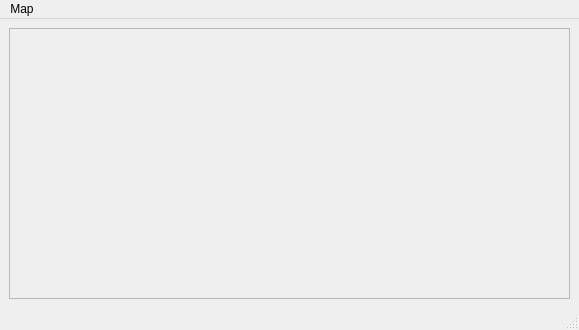
<?xml version="1.0" encoding="UTF-8"?>
<ui version="4.0">
 <class>MainWindowBase</class>
 <widget class="QMainWindow" name="MainWindowBase">
  <property name="geometry">
   <rect>
    <x>0</x>
    <y>0</y>
    <width>579</width>
    <height>330</height>
   </rect>
  </property>
  <property name="windowTitle">
   <string>MainWindow</string>
  </property>
  <widget class="QWidget" name="centralwidget">
   <layout class="QGridLayout">
    <property name="leftMargin">
     <number>9</number>
    </property>
    <property name="topMargin">
     <number>9</number>
    </property>
    <property name="rightMargin">
     <number>9</number>
    </property>
    <property name="bottomMargin">
     <number>9</number>
    </property>
    <property name="spacing">
     <number>6</number>
    </property>
    <item row="0" column="0">
     <widget class="QFrame" name="frameMap">
      <property name="frameShape">
       <enum>QFrame::StyledPanel</enum>
      </property>
      <property name="frameShadow">
       <enum>QFrame::Raised</enum>
      </property>
     </widget>
    </item>
   </layout>
  </widget>
  <widget class="QMenuBar" name="menubar">
   <property name="geometry">
    <rect>
     <x>0</x>
     <y>0</y>
     <width>579</width>
     <height>25</height>
    </rect>
   </property>
   <widget class="QMenu" name="menuMap">
    <property name="title">
     <string>Map</string>
    </property>
    <addaction name="mpActionZoomIn"/>
    <addaction name="mpActionZoomOut"/>
    <addaction name="mpActionPan"/>
    <addaction name="mpLocate"/>
   </widget>
   <addaction name="menuMap"/>
  </widget>
  <widget class="QStatusBar" name="statusbar"/>
  <action name="mpActionZoomIn">
   <property name="icon">
    <iconset resource="resources.qrc">
     <normaloff>:/mActionZoomIn.png</normaloff>:/mActionZoomIn.png</iconset>
   </property>
   <property name="text">
    <string>Zoom In</string>
   </property>
  </action>
  <action name="mpActionZoomOut">
   <property name="icon">
    <iconset resource="resources.qrc">
     <normaloff>:/mActionZoomOut.png</normaloff>:/mActionZoomOut.png</iconset>
   </property>
   <property name="text">
    <string>Zoom Out</string>
   </property>
  </action>
  <action name="mpActionPan">
   <property name="icon">
    <iconset resource="resources.qrc">
     <normaloff>:/mActionPan.png</normaloff>:/mActionPan.png</iconset>
   </property>
   <property name="text">
    <string>Pan</string>
   </property>
  </action>
  <action name="mpLocate">
   <property name="icon">
    <iconset resource="resources.qrc">
     <normaloff>:/mActionAddLayer.png</normaloff>:/mActionAddLayer.png</iconset>
   </property>
   <property name="text">
    <string>Locate</string>
   </property>
  </action>
 </widget>
 <resources>
  <include location="resources.qrc"/>
 </resources>
 <connections/>
</ui>
